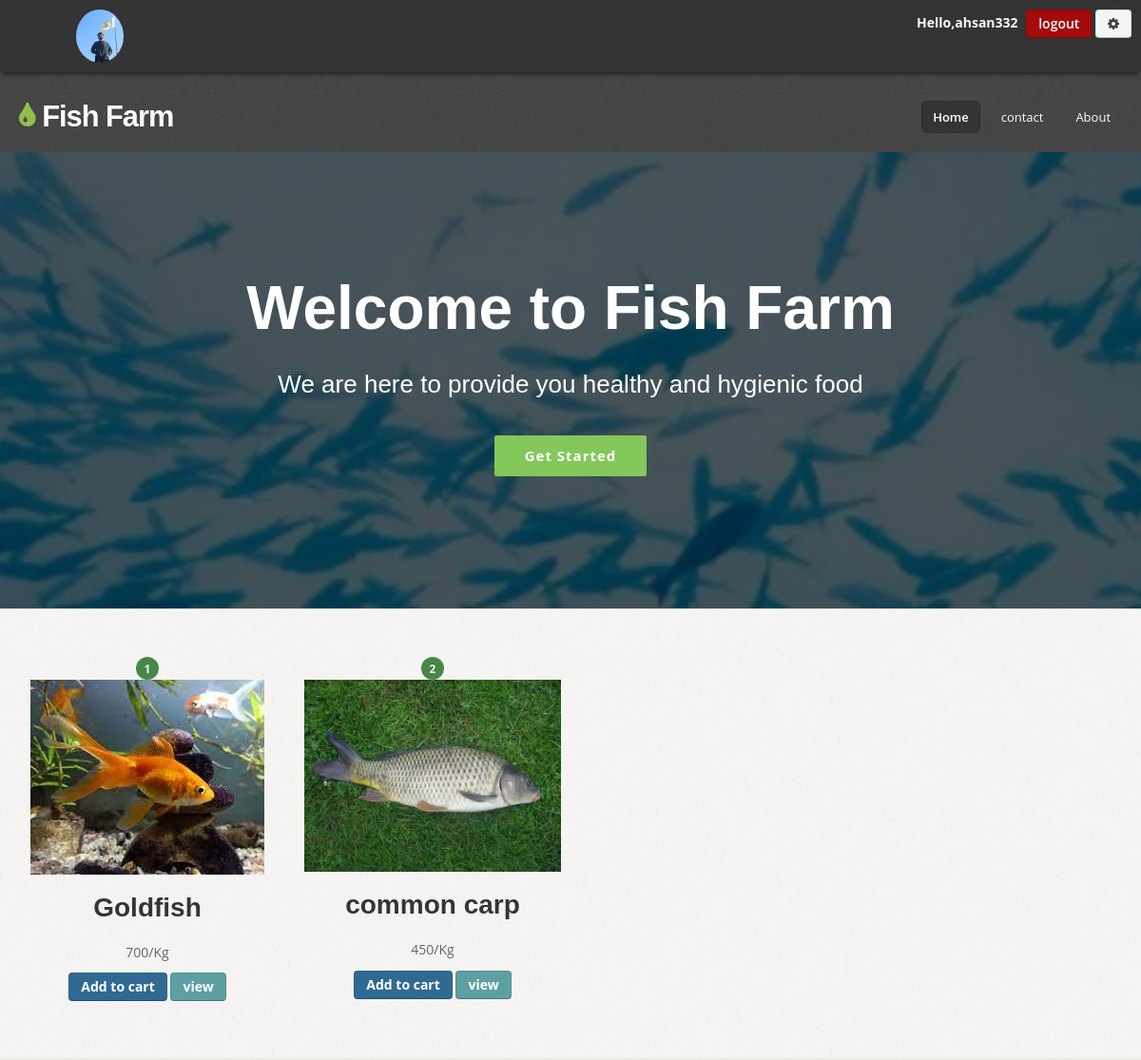
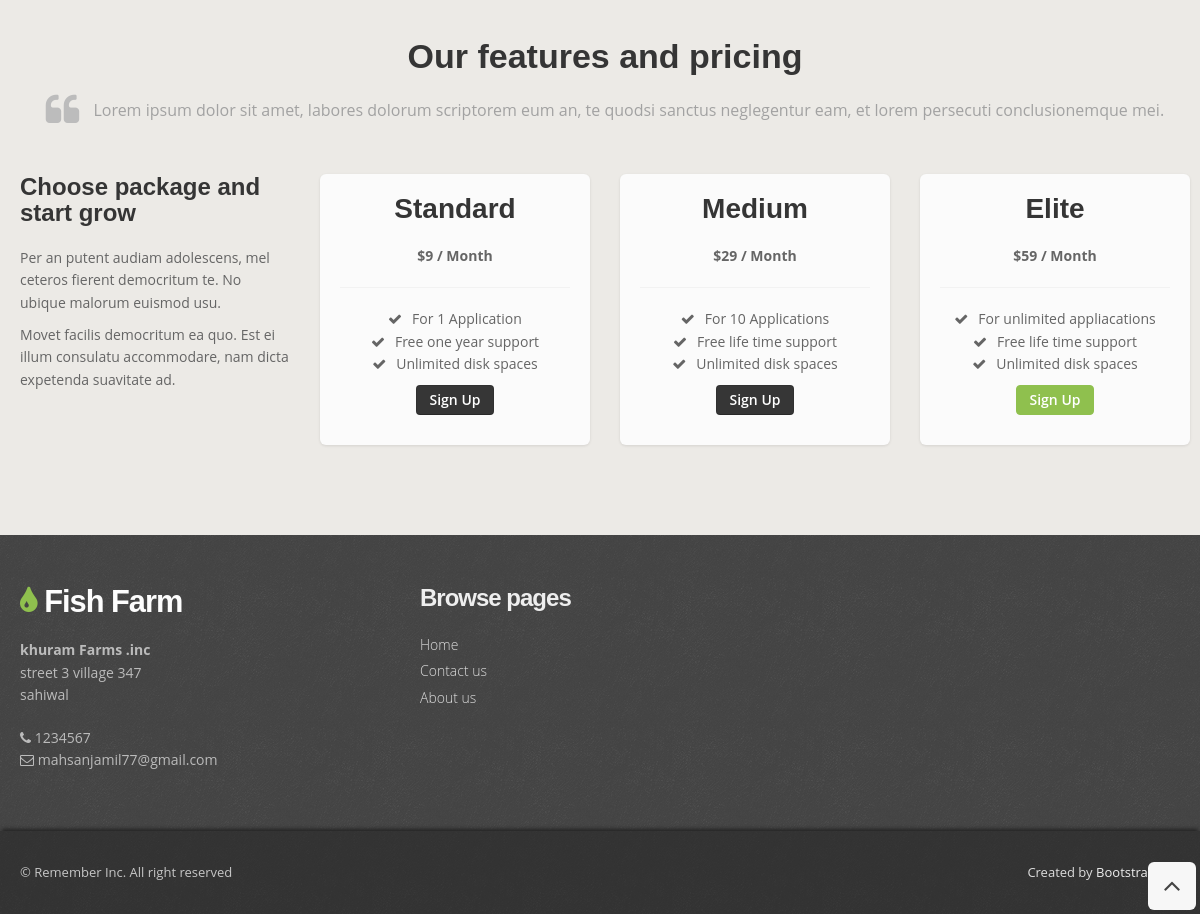
/ (signed in), run on the app's committed database (2 pictures, top to bottom).
### fishfarm/models.py (models this page shows)
class Customers(models.Model):
    user = models.OneToOneField(User, null=True, blank=True, on_delete=models.CASCADE)
    phone = models.CharField(max_length=200, null=True)
    Address = models.CharField(max_length=200, null=True)
    profile_pic = models.ImageField(default="download (1).png", null=True, blank=True)
    date_created = models.DateTimeField(auto_now_add=True, null=True)

class Product(models.Model):
    name = models.CharField(max_length=100)
    price = models.CharField(max_length=100)
    Quantity = models.IntegerField(null=True)
    image = models.ImageField(upload_to='images/')

class Address(models.Model):
    name = models.CharField(max_length=100)
    Company_name = models.CharField(max_length=100)
    Street_address = models.CharField(max_length=300)
    city = models.CharField(max_length=100)
    mobile = models.CharField(max_length=100)
    email = models.EmailField(max_length=100)

### fishfarm/views.py (the view)
# urls.py: path('', views.index , name='index'),
def index(request):
    p = Product.objects.all()
    add = Address.objects.all()
    extend={}
    if request.user.is_authenticated:
        extend = Customers.objects.get(user=request.user.id)
    return render(request,'index.html',{'product':p,'ad':add,'extend': extend})

### fishfarm/templates/index.html (shortened to what this page needs)
{% load static %}
<!DOCTYPE html>
<html lang="en">
<head>
  <link href="{%  static 'css/bootstrap.css'%}" rel="stylesheet" />
  <link href="{%  static 'css/bootstrap-responsive.css'%}" rel="stylesheet" />
  <link href="{%  static 'css/prettyPhoto.css'%}" rel="stylesheet" />
  <link href="{%  static  'css/style.css'%}" rel="stylesheet">
  <link id="t-colors" href="{%  static  'color/default.css'%}" rel="stylesheet" />
</head>
<body>
  <div id="wrapper">
    <header>
      <div class="top">
        <div class="container">
          <div class="row">
            <div class="span6" style="float: left;">
              {% if user.is_authenticated %}
                <div class="span1">
                  <ul class="topmenu">
                    <li>
                      <div class="span1" style="float: left;">
                        <img src="{{extend.profile_pic.url}}" alt="Proile picture" width="50px" height="50px"
                          style="border-radius: 50%;">
                      </div>
                    </li>
                  </ul>
                </div>
              {% else %}
                <ul class="topmenu">
                  <li><a href="#">Home</a> &#47;</li>
                  <li><a href="{% url 'signin'%}">Sign in</a> &#47;</li>
                </ul>
              {% endif %}
            </div>
            <div class="span6">
              <ul class="social-network">
                {% if user.is_authenticated %}
                  <li>
                    <b style="color: rgb(245, 250, 245); padding-right: 5px;"> Hello,<strong>{{request.user}}</strong></b>
                  <li>
                    <a href="/logout" class="btn btn-danger">logout</a>
                  </li>
                  <li>
                    <a href="{% url 'Setting'%}" class="btn btn-red"><i class="icon-cog"></i> </a>
                  </li>
                {% endif %}
              </ul>
            </div>
          </div>
        </div>
      </div>
      <div class="container">
        <div class="row nomargin">
          <div class="span4">
            <div class="logo">
              <h1><a href="{% url 'index'%}"><i class="icon-tint"></i> Fish Farm</a></h1>
            </div>
          </div>
          <div class="span8">
            <div class="navbar navbar-static-top">
              <div class="navigation">
                <nav>
                  <ul class="nav topnav">
                    <li class="active">
                      <a href="{% url 'index'%}">Home</a>
                    </li>
                    <li>
                      <a href="{% url 'contact'%}">contact </a>
                    </li>
                    <li>
                      <a href="{% url 'about'%}">About </a>
                    </li>
                  </ul>
                </nav>
              </div>
            </div>
          </div>
        </div>
      </div>
    </header>
    <section id="intro">
      <div class="intro-content">
        <h2>Welcome to Fish Farm</h2>
        <h3>We are here to provide you healthy and hygienic food</h3>
          <a href="#content" class="btn-get-started scrollto">Get Started</a>
        </div>
      </div>
  <section id="content">
    <div class="container">
      <div class="row">
        <div class="span12">
          <div class="row">
            {% for data in product %}
            <div class="span3">
              <div class="box aligncenter">
                <div class="icon">
                  <span class="badge badge-success badge-circled">{{forloop.counter}}</span>
                  <i><img src={{data.image.url}} alt="fish"></i>
                </div>
                <div class="text">
                  <h4><strong>{{data.name}}</strong></h4>
                  <p>
                    {{data.price}}/Kg
                  </p>
                  {% if user.is_authenticated %}
                    <a href="{% url 'cart_add' data.id %}" class="  btn  btn-primary" onclick="return confirm('Do you want to add this item in cart?')" >Add to cart </a>
                  {% else %}
                    <a href="{% url 'signin'  %}" class="  btn  btn-primary" onclick="return confirm('Please login, then add to cart')" >Add to cart </a>
                  {% endif %}
                  <a href="{% url 'cart_detail'  %}" class="btn btn-info">view</a>
                  <br>
                </div>
              </div>
            </div>
            {% endfor %}
          </div>
        </div>
      </div>
    </div>
  </section>
  <section id="offer">
    <div class="container">
      <div class="row">
        <div class="span12">
          <div class="row">
            <div class="span12">
              <div class="aligncenter">
                <h3>Our features and pricing</h3>
                <blockquote>
                  Lorem ipsum dolor sit amet, labores dolorum scriptorem eum an, te quodsi sanctus neglegentur eam, et
                  lorem persecuti conclusionemque mei.
                </blockquote>
              </div>
            </div>
          </div>
          <div class="row">
            <div class="span3">
              <h5>Choose package and start grow</h5>
              <p>
                Per an putent audiam adolescens, mel ceteros fierent democritum te. No ubique malorum euismod usu.
              </p>
              <p>
                Movet facilis democritum ea quo. Est ei illum consulatu accommodare, nam dicta expetenda suavitate ad.
              </p>
            </div>
            <div class="span3">
              <div class="pricing-box-plain">
                <div class="heading">
                  <h4>Standard</h4>
                  <span>$9 / Month</span>
                </div>
                <div class="desc">
                  <ul>
                    <li>For 1 Application</li>
                    <li>Free one year support</li>
                    <li>Unlimited disk spaces</li>
                  </ul>
                </div>
                <div class="action">
                  <a href="#" class="btn btn-inverse">Sign Up</a>
                </div>
              </div>
            </div>
            <div class="span3">
              <div class="pricing-box-plain">
                <div class="heading">
                  <h4>Medium</h4>
                  <span>$29 / Month</span>
                </div>
                <div class="desc">
                  <ul>
                    <li>For 10 Applications</li>
                    <li>Free life time support</li>
                    <li>Unlimited disk spaces</li>
                  </ul>
                </div>
                <div class="action">
                  <a href="#" class="btn btn-inverse">Sign Up</a>
                </div>
              </div>
            </div>
            <div class="span3">
              <div class="pricing-box-plain">
                <div class="heading">
                  <h4>Elite</h4>
                  <span>$59 / Month</span>
                </div>
                <div class="desc">
                  <ul>
                    <li>For unlimited appliacations</li>
                    <li>Free life time support</li>
                    <li>Unlimited disk spaces</li>
                  </ul>
                </div>
                <div class="action">
                  <a href="#" class="btn btn-color">Sign Up</a>
                </div>
              </div>
            </div>
          </div>
        </div>
      </div>
    </div>
  </section>
  <footer>
    <div class="container">
      <div class="row">
        <div class="span4">
          <div class="widget">
            {% for datas in ad %}
            <div class="footer_logo">
              <h3><a href="{% url 'index'%}"><i class="icon-tint"></i> {{datas.name}}</a></h3>
            </div>
            <address>
              <strong>{{datas.Company_name}}</strong><br>
              {{datas.Street_address}}<br>
              {{datas.city}}
            </address>
            <p>
              <i class="icon-phone"></i> {{datas.mobile}} <br>
              <i class="icon-envelope-alt"></i> {{datas.email}}
            </p>
            {% endfor %}
          </div>
        </div>
        <div class="span4">
          <div class="widget">
            <h5 class="widgetheading">Browse pages</h5>
            <ul class="link-list">
              <li><a href="{% url 'index'%}">Home</a></li>
              <li><a href="{% url 'contact'%}">Contact us</a></li>
              <li><a href="{% url 'about'%}">About us</a></li>
            </ul>
          </div>
        </div>
        <div class="span4">
        </div>
      </div>
    </div>
    <div id="sub-footer">
      <div class="container">
        <div class="row">
          <div class="span6">
            <div class="copyright">
              <p><span>&copy; Remember Inc. All right reserved</span></p>
            </div>
          </div>
          <div class="span6">
            <div class="credits">
              Created by <a href="https://bootstrapmade.com/">BootstrapMade</a>
            </div>
          </div>
        </div>
      </div>
    </div>
  </footer>
  <a href="#" class="scrollup"><i class="icon-angle-up icon-rounded icon-bglight icon-2x"></i></a>
</body>
</html>

### fishfarm/static/color/default.css (style rules this page uses)
.logo h1 [class^="icon-"] { color:#8fc04e; }
.footer_logo h3 [class^="icon-"] { color:#8fc04e; }
.btn-color { border:1px solid #8fc04e; background: #8fc04e; }

### fishfarm/static/css/overwrite.css (style rules this page uses)
h1, h2, h3, h4, h5, h6 { font-family: 'Raleway', sans-serif; color:#353535; font-weight:700; line-height:1.1em; margin-top:0; }
h1 { font-size:60px; margin-bottom:24px; }
h2 { font-size:42px; margin-bottom:22px; }
h3 { font-size:34px; margin-bottom:22px; }
h4 { font-size:28px; margin-bottom:20px; }
h5 { font-size:24px; margin-bottom:20px; }
h1 strong,h2 strong,h3 strong,h4 strong,h5 strong,h6 strong { font-weight:900; }
.widget h4,.widget h5 { font-weight:300; margin-bottom:20px; }
blockquote { margin: 0 0 20px; }
ul, ol { padding: 0; margin: 0 0 10px 25px; }
li { line-height: 1.6em; }
.btn { font-size: 14px; font-weight:600; text-shadow: none; background-image:none; border-color: none; border-bottom-color: none; -webkit-box-shadow: none; -moz-box-shadow: none; box-shadow: none; }
.btn { outline:0; -webkit-border-radius: 4px; -moz-border-radius: 4px; border-radius: 4px; }
a.btn,.btn:focus { outline:0; }
.btn-primary { outline:0; background: #306a93; }
.btn-info { background: #5E9FA3; }
.btn-danger { background: #a40b0b; }
.btn-inverse { background: #363636; }
a.btn.btn-color,.btn.btn-color,a.btn.btn-color i { color:#fff; }
.navbar .nav { border-right:none; border-left:none; }
.navbar .nav > li > a { float: none; font-size:13px; margin-left:10px; margin-right:0; text-decoration: none; text-shadow: none; border-right:none; border-left:none; color: #fff; border:2px solid transparent; padding:4px 10px 4px 10px; background-image: none; background: none; }
.navbar .nav > .active > a, .navbar .nav > .active > a:hover, .navbar .nav > .active > a:focus { color: #fff; border:2px solid #302f2f; padding:4px 10px 4px 10px; background-image: none; background: #343434; filter: none; text-decoration: none; -webkit-box-shadow: none; -moz-box-shadow: none; box-shadow: none; -webkit-border-radius: 6px; -moz-border-radius: 6px; border-radius: 6px; -moz-box-shadow: inset 0 0 1px #555; -webkit-box-shadow: inset 0 0 1px #555; box-shadow: inset 0 0 1px #555; }
.label, .badge { padding: 5px 10px; }
.badge { -webkit-border-radius: 2px; -moz-border-radius: 2px; border-radius: 2px; }
.badge.badge-circled { padding-right: 9px; padding-left: 9px; -webkit-border-radius: 100em; -moz-border-radius: 100em; border-radius: 100em; }

### fishfarm/static/css/shortcodes.css (style rules this page uses)
.pricing-box-plain { background:#fbfbfb; padding:20px 20px 30px; border-radius: 6px; -moz-border-radius: 6px; -webkit-border-radius: 6px; text-align:center; -webkit-box-shadow: 0 1px 3px rgba(0, 0, 0, 0.1); -moz-box-shadow: 0 1px 3px rgba(0, 0, 0, 0.1); box-shadow: 0 1px 3px rgba(0, 0, 0, 0.1); }
.pricing-box-plain .heading { border-bottom:1px solid #f2f2f2; padding-bottom:20px; }
.pricing-box-plain .heading span { font-weight:700; }
.pricing-box-plain .desc ul { margin-left:0; list-style:none; }
.pricing-box-plain .desc ul li:before { font-family: 'FontAwesome'; content: "\f00c"; margin-right:10px; }
i.icon-bglight { color: #444; background: #f7f7f7; }
.icon-rounded { display: inline-block; border-radius: 6px !important; -moz-border-radius: 6px !important; -webkit-border-radius: 6px !important; -o-border-radius: 6px !important; -ms-border-radius: 6px !important; text-align: center; width: 24px !important; height: 24px !important; line-height: 24px !important; }
.icon-rounded.icon-2x { width: 48px !important; height: 48px !important; line-height: 48px !important; }

### data on the page
Customers: profile_pic (picture)
Product: image (picture), name "Goldfish", price "700"
Product: image (picture), name "common carp", price "450"
Address: name "Fish Farm", Company_name "khuram Farms .inc", Street_address "street 3 village 347", city "sahiwal", mobile "1234567", email "mahsanjamil77@gmail.com"

### other printed values
{{ request.user }} "ahsan332"
